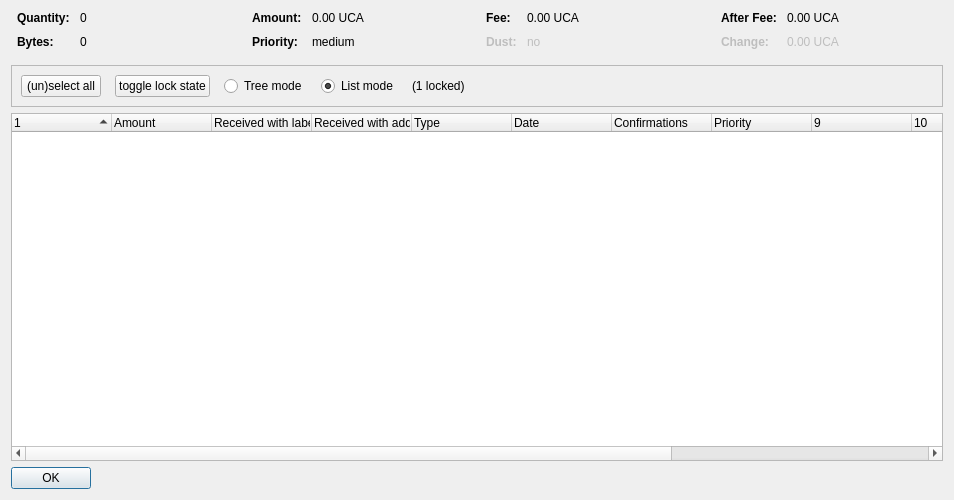
<?xml version="1.0" encoding="UTF-8"?>
<ui version="4.0">
 <class>CoinControlDialog</class>
 <widget class="QDialog" name="CoinControlDialog">
  <property name="geometry">
   <rect>
    <x>0</x>
    <y>0</y>
    <width>954</width>
    <height>500</height>
   </rect>
  </property>
  <property name="windowTitle">
   <string>Coin Selection</string>
  </property>
  <layout class="QVBoxLayout" name="verticalLayout">
   <item>
    <layout class="QHBoxLayout" name="horizontalLayoutTop" stretch="0,0,0,0">
     <property name="topMargin">
      <number>0</number>
     </property>
     <property name="bottomMargin">
      <number>10</number>
     </property>
     <item>
      <layout class="QFormLayout" name="formLayoutCoinControl1">
       <property name="horizontalSpacing">
        <number>10</number>
       </property>
       <property name="verticalSpacing">
        <number>10</number>
       </property>
       <property name="leftMargin">
        <number>6</number>
       </property>
       <property name="rightMargin">
        <number>6</number>
       </property>
       <item row="0" column="0">
        <widget class="QLabel" name="labelCoinControlQuantityText">
         <property name="font">
          <font>
           <weight>75</weight>
           <bold>true</bold>
          </font>
         </property>
         <property name="text">
          <string>Quantity:</string>
         </property>
        </widget>
       </item>
       <item row="0" column="1">
        <widget class="QLabel" name="labelCoinControlQuantity">
         <property name="cursor">
          <cursorShape>IBeamCursor</cursorShape>
         </property>
         <property name="contextMenuPolicy">
          <enum>Qt::ActionsContextMenu</enum>
         </property>
         <property name="text">
          <string notr="true">0</string>
         </property>
         <property name="textInteractionFlags">
          <set>Qt::LinksAccessibleByMouse|Qt::TextSelectableByKeyboard|Qt::TextSelectableByMouse</set>
         </property>
        </widget>
       </item>
       <item row="1" column="0">
        <widget class="QLabel" name="labelCoinControlBytesText">
         <property name="font">
          <font>
           <weight>75</weight>
           <bold>true</bold>
          </font>
         </property>
         <property name="text">
          <string>Bytes:</string>
         </property>
        </widget>
       </item>
       <item row="1" column="1">
        <widget class="QLabel" name="labelCoinControlBytes">
         <property name="cursor">
          <cursorShape>IBeamCursor</cursorShape>
         </property>
         <property name="contextMenuPolicy">
          <enum>Qt::ActionsContextMenu</enum>
         </property>
         <property name="text">
          <string notr="true">0</string>
         </property>
         <property name="textInteractionFlags">
          <set>Qt::LinksAccessibleByMouse|Qt::TextSelectableByKeyboard|Qt::TextSelectableByMouse</set>
         </property>
        </widget>
       </item>
      </layout>
     </item>
     <item>
      <layout class="QFormLayout" name="formLayoutCoinControl2">
       <property name="horizontalSpacing">
        <number>10</number>
       </property>
       <property name="verticalSpacing">
        <number>10</number>
       </property>
       <property name="leftMargin">
        <number>6</number>
       </property>
       <property name="rightMargin">
        <number>6</number>
       </property>
       <item row="0" column="0">
        <widget class="QLabel" name="labelCoinControlAmountText">
         <property name="font">
          <font>
           <weight>75</weight>
           <bold>true</bold>
          </font>
         </property>
         <property name="text">
          <string>Amount:</string>
         </property>
        </widget>
       </item>
       <item row="0" column="1">
        <widget class="QLabel" name="labelCoinControlAmount">
         <property name="cursor">
          <cursorShape>IBeamCursor</cursorShape>
         </property>
         <property name="contextMenuPolicy">
          <enum>Qt::ActionsContextMenu</enum>
         </property>
         <property name="text">
          <string notr="true">0.00 UCA</string>
         </property>
         <property name="textInteractionFlags">
          <set>Qt::LinksAccessibleByMouse|Qt::TextSelectableByKeyboard|Qt::TextSelectableByMouse</set>
         </property>
        </widget>
       </item>
       <item row="1" column="0">
        <widget class="QLabel" name="labelCoinControlPriorityText">
         <property name="font">
          <font>
           <weight>75</weight>
           <bold>true</bold>
          </font>
         </property>
         <property name="text">
          <string>Priority:</string>
         </property>
        </widget>
       </item>
       <item row="1" column="1">
        <widget class="QLabel" name="labelCoinControlPriority">
         <property name="cursor">
          <cursorShape>IBeamCursor</cursorShape>
         </property>
         <property name="contextMenuPolicy">
          <enum>Qt::ActionsContextMenu</enum>
         </property>
         <property name="text">
          <string>medium</string>
         </property>
         <property name="textInteractionFlags">
          <set>Qt::LinksAccessibleByMouse|Qt::TextSelectableByKeyboard|Qt::TextSelectableByMouse</set>
         </property>
        </widget>
       </item>
      </layout>
     </item>
     <item>
      <layout class="QFormLayout" name="formLayoutCoinControl3">
       <property name="horizontalSpacing">
        <number>10</number>
       </property>
       <property name="verticalSpacing">
        <number>10</number>
       </property>
       <property name="leftMargin">
        <number>6</number>
       </property>
       <property name="rightMargin">
        <number>6</number>
       </property>
       <item row="0" column="0">
        <widget class="QLabel" name="labelCoinControlFeeText">
         <property name="font">
          <font>
           <weight>75</weight>
           <bold>true</bold>
          </font>
         </property>
         <property name="text">
          <string>Fee:</string>
         </property>
        </widget>
       </item>
       <item row="0" column="1">
        <widget class="QLabel" name="labelCoinControlFee">
         <property name="cursor">
          <cursorShape>IBeamCursor</cursorShape>
         </property>
         <property name="contextMenuPolicy">
          <enum>Qt::ActionsContextMenu</enum>
         </property>
         <property name="text">
          <string notr="true">0.00 UCA</string>
         </property>
         <property name="textInteractionFlags">
          <set>Qt::LinksAccessibleByMouse|Qt::TextSelectableByKeyboard|Qt::TextSelectableByMouse</set>
         </property>
        </widget>
       </item>
       <item row="1" column="0">
        <widget class="QLabel" name="labelCoinControlLowOutputText">
         <property name="enabled">
          <bool>false</bool>
         </property>
         <property name="font">
          <font>
           <weight>75</weight>
           <bold>true</bold>
          </font>
         </property>
         <property name="text">
          <string>Dust:</string>
         </property>
        </widget>
       </item>
       <item row="1" column="1">
        <widget class="QLabel" name="labelCoinControlLowOutput">
         <property name="enabled">
          <bool>false</bool>
         </property>
         <property name="cursor">
          <cursorShape>IBeamCursor</cursorShape>
         </property>
         <property name="contextMenuPolicy">
          <enum>Qt::ActionsContextMenu</enum>
         </property>
         <property name="text">
          <string>no</string>
         </property>
         <property name="textInteractionFlags">
          <set>Qt::LinksAccessibleByMouse|Qt::TextSelectableByKeyboard|Qt::TextSelectableByMouse</set>
         </property>
        </widget>
       </item>
      </layout>
     </item>
     <item>
      <layout class="QFormLayout" name="formLayoutCoinControl4">
       <property name="horizontalSpacing">
        <number>10</number>
       </property>
       <property name="verticalSpacing">
        <number>10</number>
       </property>
       <property name="leftMargin">
        <number>6</number>
       </property>
       <property name="rightMargin">
        <number>6</number>
       </property>
       <item row="0" column="0">
        <widget class="QLabel" name="labelCoinControlAfterFeeText">
         <property name="font">
          <font>
           <weight>75</weight>
           <bold>true</bold>
          </font>
         </property>
         <property name="text">
          <string>After Fee:</string>
         </property>
        </widget>
       </item>
       <item row="0" column="1">
        <widget class="QLabel" name="labelCoinControlAfterFee">
         <property name="cursor">
          <cursorShape>IBeamCursor</cursorShape>
         </property>
         <property name="contextMenuPolicy">
          <enum>Qt::ActionsContextMenu</enum>
         </property>
         <property name="text">
          <string notr="true">0.00 UCA</string>
         </property>
         <property name="textInteractionFlags">
          <set>Qt::LinksAccessibleByMouse|Qt::TextSelectableByKeyboard|Qt::TextSelectableByMouse</set>
         </property>
        </widget>
       </item>
       <item row="1" column="0">
        <widget class="QLabel" name="labelCoinControlChangeText">
         <property name="enabled">
          <bool>false</bool>
         </property>
         <property name="font">
          <font>
           <weight>75</weight>
           <bold>true</bold>
          </font>
         </property>
         <property name="text">
          <string>Change:</string>
         </property>
        </widget>
       </item>
       <item row="1" column="1">
        <widget class="QLabel" name="labelCoinControlChange">
         <property name="enabled">
          <bool>false</bool>
         </property>
         <property name="cursor">
          <cursorShape>IBeamCursor</cursorShape>
         </property>
         <property name="contextMenuPolicy">
          <enum>Qt::ActionsContextMenu</enum>
         </property>
         <property name="text">
          <string notr="true">0.00 UCA</string>
         </property>
         <property name="textInteractionFlags">
          <set>Qt::LinksAccessibleByMouse|Qt::TextSelectableByKeyboard|Qt::TextSelectableByMouse</set>
         </property>
        </widget>
       </item>
      </layout>
     </item>
    </layout>
   </item>
   <item>
    <widget class="QFrame" name="frame">
     <property name="minimumSize">
      <size>
       <width>0</width>
       <height>40</height>
      </size>
     </property>
     <property name="frameShape">
      <enum>QFrame::StyledPanel</enum>
     </property>
     <property name="frameShadow">
      <enum>QFrame::Sunken</enum>
     </property>
     <layout class="QHBoxLayout" name="horizontalLayout">
      <item>
       <layout class="QHBoxLayout" name="horizontalLayoutPanel" stretch="0,0,0,0,0,0">
        <property name="spacing">
         <number>14</number>
        </property>
        <item>
         <widget class="QPushButton" name="pushButtonSelectAll">
          <property name="sizePolicy">
           <sizepolicy hsizetype="Maximum" vsizetype="Fixed">
            <horstretch>0</horstretch>
            <verstretch>0</verstretch>
           </sizepolicy>
          </property>
          <property name="text">
           <string>(un)select all</string>
          </property>
          <property name="autoDefault">
           <bool>false</bool>
          </property>
         </widget>
        </item>
        <item>
         <widget class="QPushButton" name="pushButtonToggleLock">
          <property name="sizePolicy">
           <sizepolicy hsizetype="Maximum" vsizetype="Fixed">
            <horstretch>0</horstretch>
            <verstretch>0</verstretch>
           </sizepolicy>
          </property>
          <property name="text">
           <string>toggle lock state</string>
          </property>
          <property name="autoDefault">
           <bool>false</bool>
          </property>
         </widget>
        </item>
        <item>
         <widget class="QRadioButton" name="radioTreeMode">
          <property name="sizePolicy">
           <sizepolicy hsizetype="Maximum" vsizetype="Fixed">
            <horstretch>0</horstretch>
            <verstretch>0</verstretch>
           </sizepolicy>
          </property>
          <property name="text">
           <string>Tree mode</string>
          </property>
         </widget>
        </item>
        <item>
         <widget class="QRadioButton" name="radioListMode">
          <property name="sizePolicy">
           <sizepolicy hsizetype="Maximum" vsizetype="Fixed">
            <horstretch>0</horstretch>
            <verstretch>0</verstretch>
           </sizepolicy>
          </property>
          <property name="text">
           <string>List mode</string>
          </property>
          <property name="checked">
           <bool>true</bool>
          </property>
         </widget>
        </item>
        <item>
         <widget class="QLabel" name="labelLocked">
          <property name="text">
           <string>(1 locked)</string>
          </property>
         </widget>
        </item>
        <item>
         <spacer name="horizontalSpacer">
          <property name="orientation">
           <enum>Qt::Horizontal</enum>
          </property>
          <property name="sizeHint" stdset="0">
           <size>
            <width>40</width>
            <height>20</height>
           </size>
          </property>
         </spacer>
        </item>
       </layout>
      </item>
     </layout>
    </widget>
   </item>
   <item>
    <widget class="CoinControlTreeWidget" name="treeWidget">
     <property name="contextMenuPolicy">
      <enum>Qt::CustomContextMenu</enum>
     </property>
     <property name="sortingEnabled">
      <bool>false</bool>
     </property>
     <property name="columnCount">
      <number>13</number>
     </property>
     <attribute name="headerShowSortIndicator" stdset="0">
      <bool>true</bool>
     </attribute>
     <attribute name="headerStretchLastSection">
      <bool>false</bool>
     </attribute>
     <column>
      <property name="text">
       <string/>
      </property>
     </column>
     <column>
      <property name="text">
       <string>Amount</string>
      </property>
     </column>
     <column>
      <property name="text">
       <string>Received with label</string>
      </property>
     </column>
     <column>
      <property name="text">
       <string>Received with address</string>
      </property>
     </column>
     <column>
      <property name="text">
	<string>Type</string>
      </property>
     </column>
     <column>
      <property name="text">	 
       <string>Date</string>
      </property>
     </column>
     <column>
      <property name="text">
       <string>Confirmations</string>
      </property>
      <property name="toolTip">
       <string>Confirmed</string>
      </property>
     </column>
     <column>
      <property name="text">
       <string>Priority</string>
      </property>
     </column>
     <column>
      <property name="text">
       <string/>
      </property>
     </column>
     <column>
      <property name="text">
       <string/>
      </property>
     </column>
     <column>
      <property name="text">
       <string/>
      </property>
     </column>
     <column>
      <property name="text">
       <string/>
      </property>
     </column>
     <column>
      <property name="text">
       <string/>
      </property>
     </column>
    </widget>
   </item>
   <item>
    <widget class="QDialogButtonBox" name="buttonBox">
     <property name="sizePolicy">
      <sizepolicy hsizetype="Maximum" vsizetype="Fixed">
       <horstretch>0</horstretch>
       <verstretch>0</verstretch>
      </sizepolicy>
     </property>
     <property name="orientation">
      <enum>Qt::Horizontal</enum>
     </property>
     <property name="standardButtons">
      <set>QDialogButtonBox::Ok</set>
     </property>
    </widget>
   </item>
  </layout>
 </widget>
 <customwidgets>
  <customwidget>
   <class>CoinControlTreeWidget</class>
   <extends>QTreeWidget</extends>
   <header>coincontroltreewidget.h</header>
  </customwidget>
 </customwidgets>
 <resources/>
 <connections/>
</ui>
